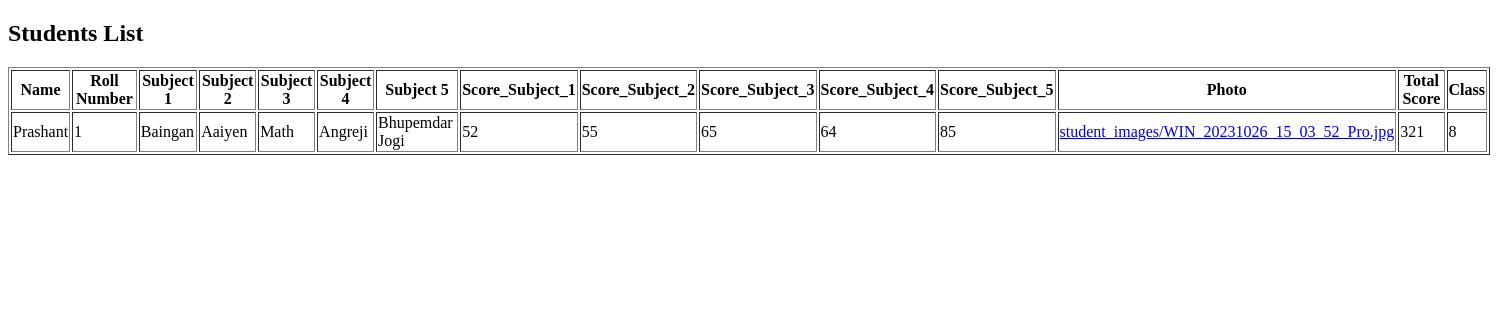
/getstudents/ (signed in), run on an earlier commit of the app's database.
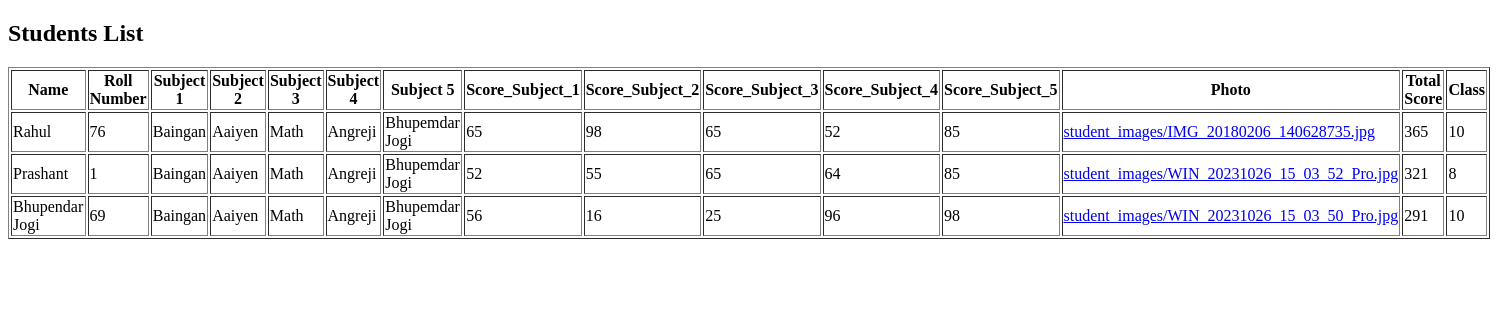
And on a later commit of the database.
### marksheet/models.py (models this page shows, shortened)
class StudentData(models.Model):
    student_name = models.CharField(max_length=255)
    roll_no = models.CharField(max_length=20, unique=True)
    subject1 = models.CharField(max_length=50)
    subject2 = models.CharField(max_length=50)
    subject3 = models.CharField(max_length=50)
    subject4 = models.CharField(max_length=50)
    subject5 = models.CharField(max_length=50)
    score_subject1 = models.IntegerField()
    score_subject2 = models.IntegerField()
    score_subject3 = models.IntegerField()
    score_subject4 = models.IntegerField()
    score_subject5 = models.IntegerField()
    image = models.ImageField(upload_to='student_images/')
    student_class = models.PositiveIntegerField(choices=[(i, i) for i in range(1, 13)])
    def total_score(self):
        return (
            self.score_subject1 +
            self.score_subject2 +
            self.score_subject3 +
            self.score_subject4 +
            self.score_subject5
        )

### marksheet/views.py (the view)
# urls.py: path('getstudents/', GetStudentsView.as_view(), name='get_students'),
class GetStudentsView(generics.ListAPIView):
    serializer_class = StudentSerializer
    pagination_class = CustomPageNumberPagination
    template_name = 'students_list.html'
    def get_queryset(self):
        class_param = self.request.query_params.get('class', None)
        queryset = StudentData.objects.all()
        if class_param:
            queryset = queryset.filter(student_class=class_param)
        queryset = sorted(queryset, key=lambda student: student.total_score(), reverse=True)
        return queryset
    def get(self, request, *args, **kwargs):
        return render(request, self.template_name, {'students': self.paginate_queryset(self.get_queryset())})

### templates/students_list.html (shortened to what this page needs)
<!DOCTYPE html>
<html lang="en">
<head>
</head>
<body>
  <h2>Students List</h2>
  <table border="1">
    <thead>
      <tr>
        <th>Name</th>
        <th>Roll Number</th>
        <th>Subject 1</th>
        <th>Subject 2</th>
        <th>Subject 3</th>
        <th>Subject 4</th>
        <th>Subject 5</th>
        <th>Score_Subject_1</th>
        <th>Score_Subject_2</th>
        <th>Score_Subject_3</th>
        <th>Score_Subject_4</th>
        <th>Score_Subject_5</th>
        <th>Photo</th>
        <th>Total Score</th>
        <th>Class</th>
      </tr>
    </thead>
    <tbody>
      {% for student in students %}
        <tr>
          <td>{{ student.student_name }}</td>
          <td>{{ student.roll_no }}</td>
          <td>{{ student.subject1 }}</td>
          <td>{{ student.subject2 }}</td>
          <td>{{ student.subject3 }}</td>
          <td>{{ student.subject4 }}</td>
          <td>{{ student.subject5 }}</td>
          <td>{{ student.score_subject1 }}</td>
          <td>{{ student.score_subject2 }}</td>
          <td>{{ student.score_subject3 }}</td>
          <td>{{ student.score_subject4 }}</td>
          <td>{{ student.score_subject5 }}</td>
          <td><a href="http://127.0.0.1:8000/media/{{ student.image }}" target="_blank">{{ student.image }}</a></td>
          <td>{{ student.total_score }}</td>
          <td>{{ student.student_class }}</td>
        </tr>
      {% endfor %}
    </tbody>
  </table>
</body>
</html>

What changed in the data, as far as the page shows it:
added StudentData: student_name "Rahul", roll_no "76", subject1 "Baingan", subject2 "Aaiyen", subject3 "Math", subject4 "Angreji", subject5 "Bhupemdar Jogi", score_subject1 "65", score_subject2 "98", score_subject3 "65", score_subject4 "52", score_subject5 "85", image "student_images/IMG_20180206_140628735.jpg", total_score "365", student_class "10"
added StudentData: student_name "Bhupendar Jogi", roll_no "69", subject1 "Baingan", subject2 "Aaiyen", subject3 "Math", subject4 "Angreji", subject5 "Bhupemdar Jogi", score_subject1 "56", score_subject2 "16", score_subject3 "25", score_subject4 "96", score_subject5 "98", image "student_images/WIN_20231026_15_03_50_Pro.jpg", total_score "291", student_class "10"
